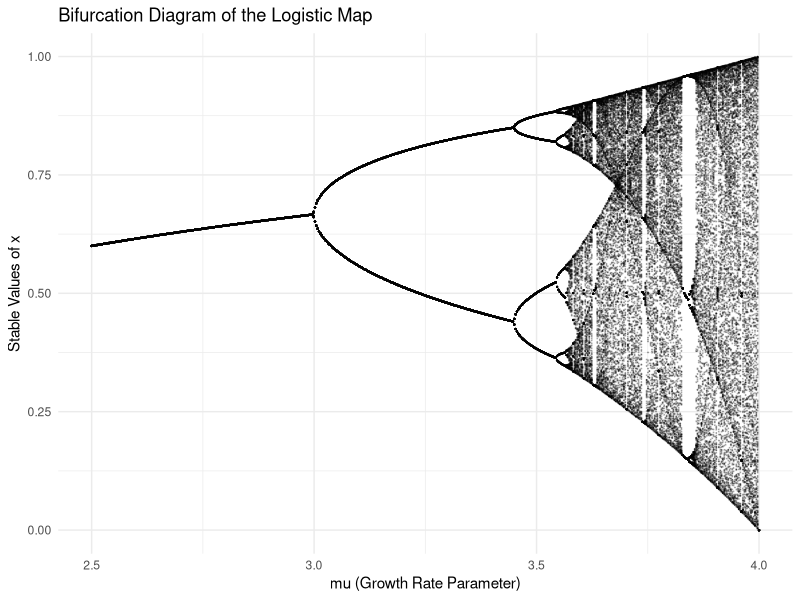
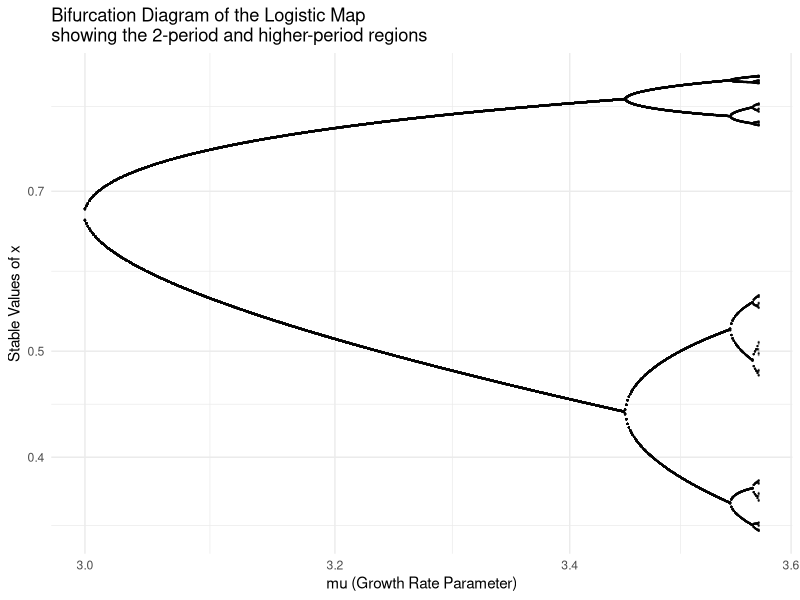
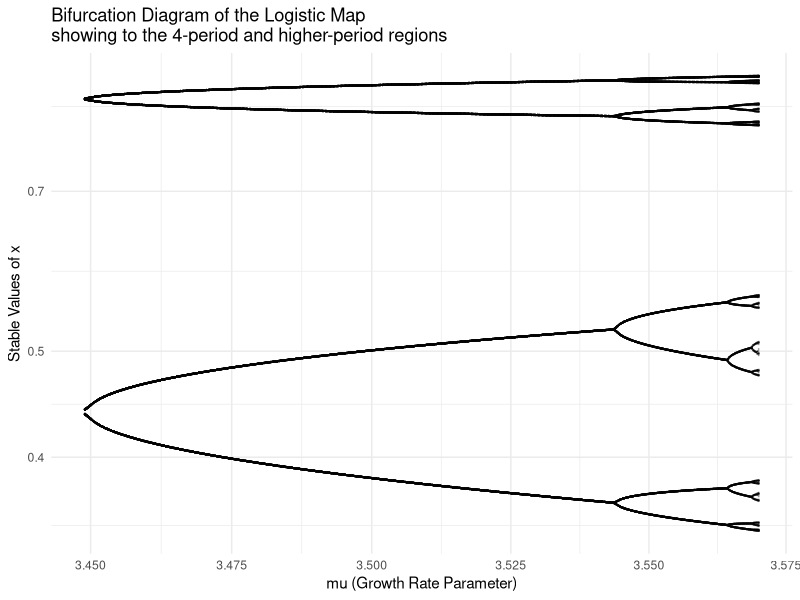

Generate these figures, in order, with R:

# Load necessary libraries
library(tidyverse)

# Define the logistic map function
logistic_map <- function(x, mu) {
  return(mu * x * (1 - x))
}

# Generate bifurcation data
generate_bifurcation <- function(mu_min, mu_max, mu_steps, x0 = 0.5, n_iter = 1000, n_keep = 300) {
  mu_values <- seq(mu_min, mu_max, length.out = mu_steps)
  bifurcation_data <- data.frame()
  
  for (mu in mu_values) {
    x <- numeric(n_iter)
    x[1] <- x0  # Initial condition
    
    # Iterate the logistic equation
    for (i in 2:n_iter) {
      x[i] <- logistic_map(x[i - 1], mu)
    }
    
    # Store only the last 'n_keep' points (to remove transients)
    temp_df <- data.frame(mu = rep(mu, n_keep), x = tail(x, n_keep))
    bifurcation_data <- rbind(bifurcation_data, temp_df)
  }
  
  return(bifurcation_data)
}

# Generate the bifurcation data
bif_data <- generate_bifurcation(mu_min = 2.5, mu_max = 4, mu_steps = 500)


png("Figures_videos/Assignment_sheet_1/bifurcation_logistic_map.png",
    width = 500*4, # The width of the plot in inches
    height = 520*4, res=300)

# Plot the bifurcation diagram
ggplot(bif_data, aes(x = mu, y = x)) +
  geom_point(color = "black", alpha = 0.2, size = 0.1) +
  labs(title = "Bifurcation Diagram of the Logistic Map",
       x = "mu (Growth Rate Parameter)",
       y = "Stable Values of x") +
  theme_minimal()

dev.off()


# Generate the bifurcation data to show to the 2-period and higher-period regions
bif_data2 <- generate_bifurcation(mu_min = 3, mu_max = 3.57, mu_steps = 500)


# Plot and save the bifurcation diagram

png("Figures_videos/Assignment_sheet_1/bifurcation_logistic_map_2period_detail.png",
    width = 500*4, # The width of the plot in inches
    height = 520*4, res=300)

ggplot(bif_data2, aes(x = mu, y = x)) +
  geom_point(color = "black", alpha = 0.2, size = 0.1) +
  labs(title = "Bifurcation Diagram of the Logistic Map\nshowing the 2-period and higher-period regions",
       x = "mu (Growth Rate Parameter)",
       y = "Stable Values of x") +
  scale_x_log10() + 
  scale_y_log10() +
  theme_minimal()

dev.off()

# Generate the bifurcation data to show to the 4-period and higher-period regions
bif_data3 <- generate_bifurcation(mu_min = 3.449, mu_max = 3.57, mu_steps = 500)

# Plot and save the bifurcation diagram

png("Figures_videos/Assignment_sheet_1/bifurcation_logistic_map_4period_detail.png",
    width = 500*4, # The width of the plot in inches
    height = 520*4, res=300)

ggplot(bif_data3, aes(x = mu, y = x)) +
  geom_point(color = "black", alpha = 0.2, size = 0.1) +
  labs(title = "Bifurcation Diagram of the Logistic Map\nshowing to the 4-period and higher-period regions",
       x = "mu (Growth Rate Parameter)",
       y = "Stable Values of x") +
  scale_x_log10() + 
  scale_y_log10() +
  theme_minimal()

dev.off()
